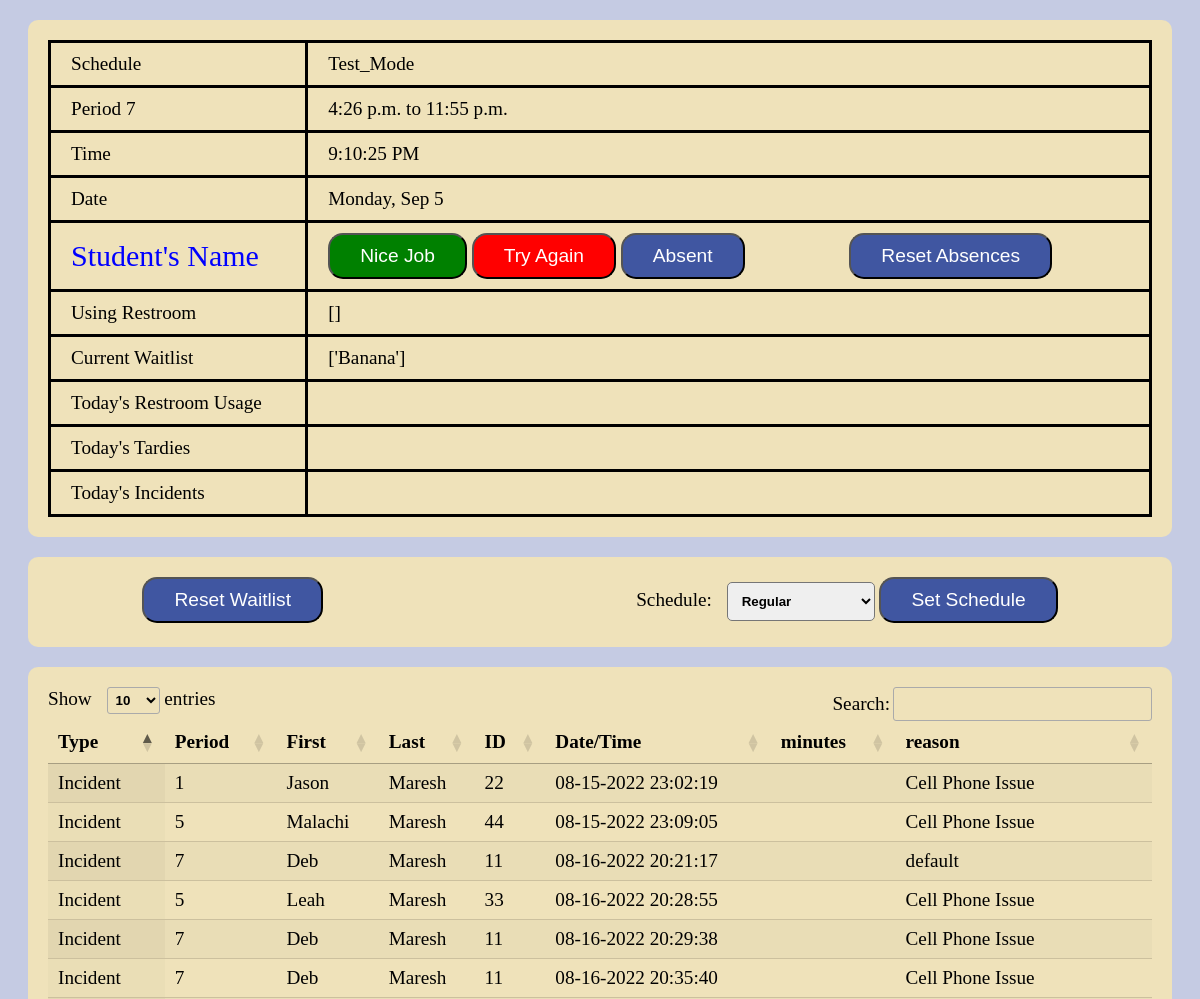
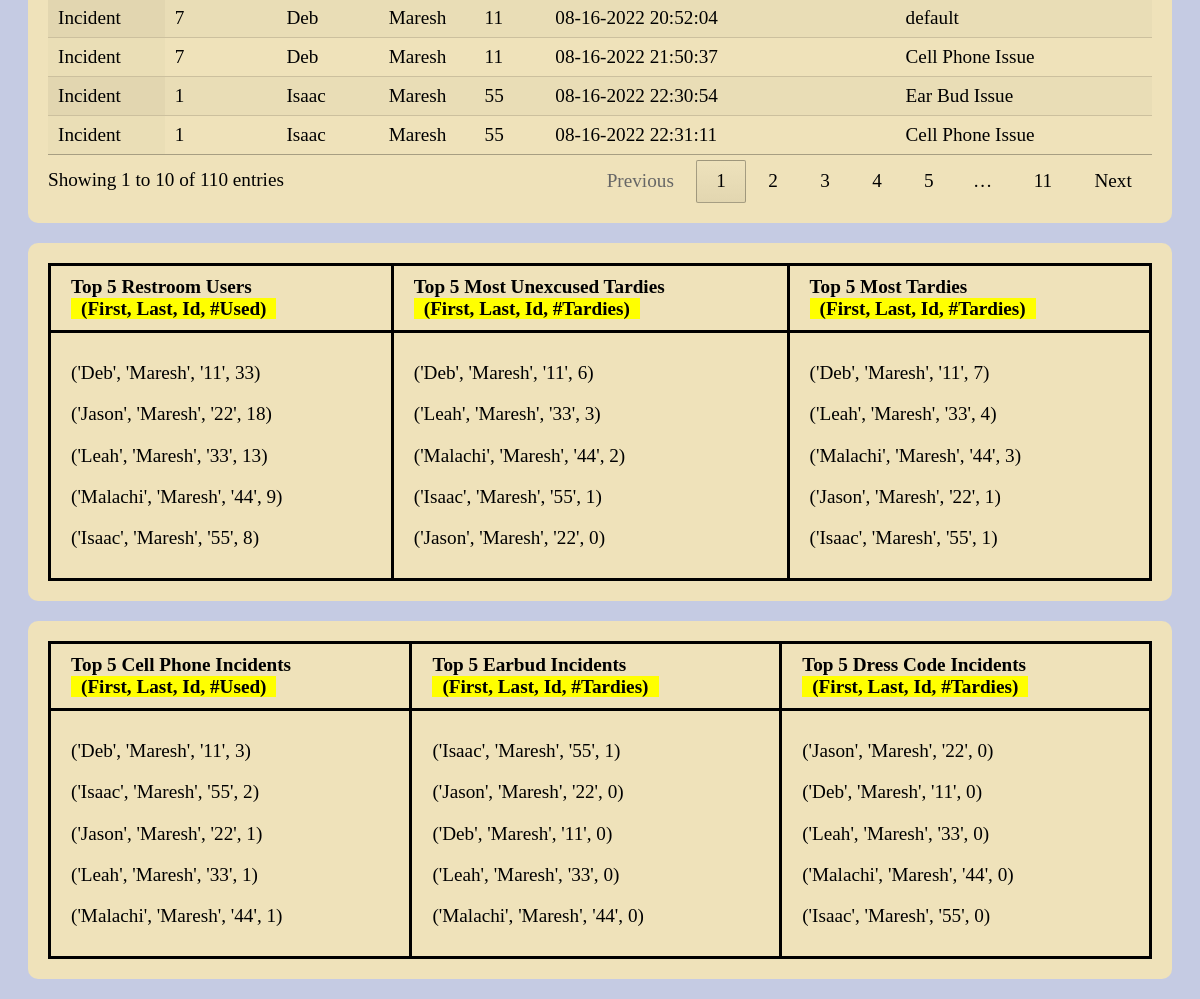
The app's page /dashboard (signed in), older data (2 pictures, top to bottom).
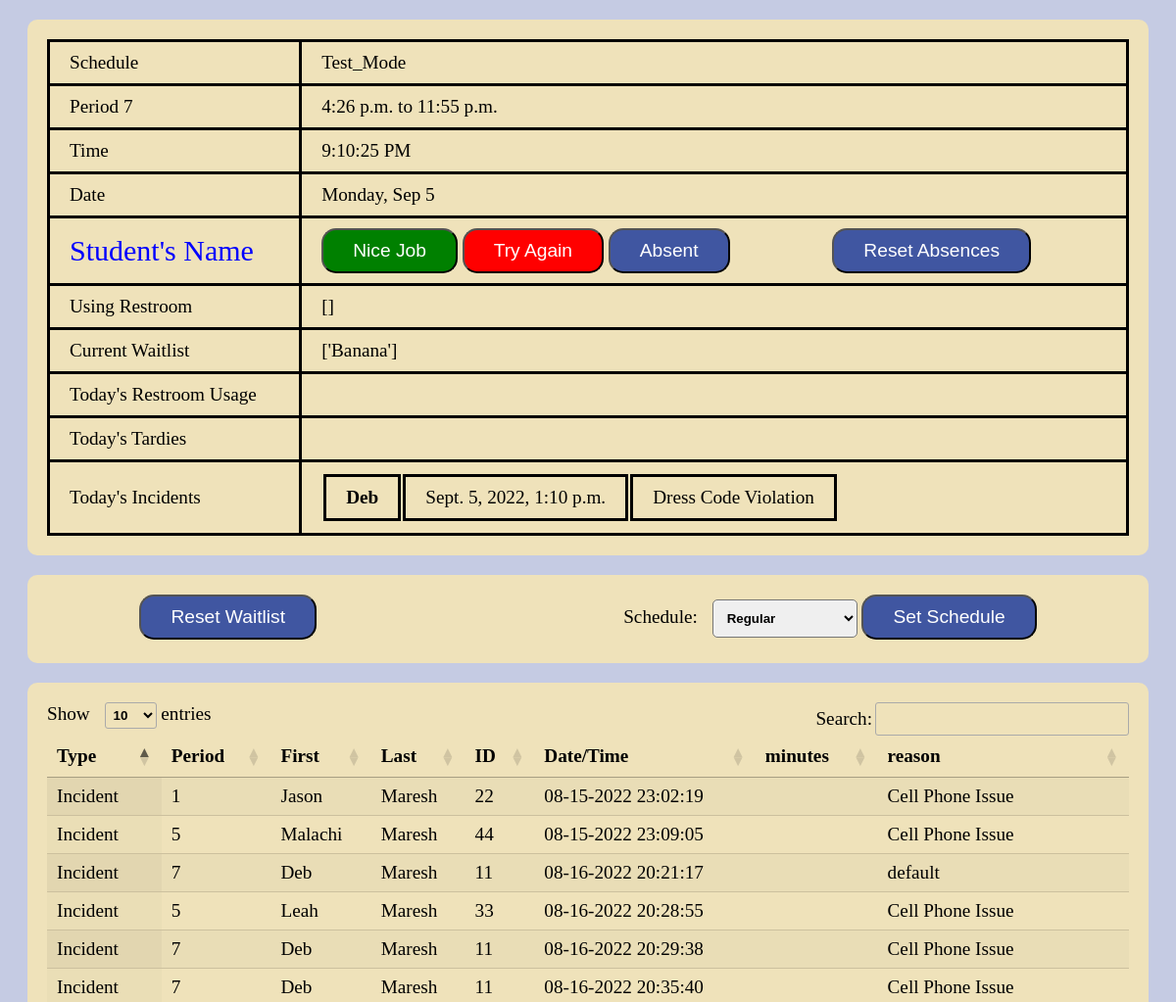
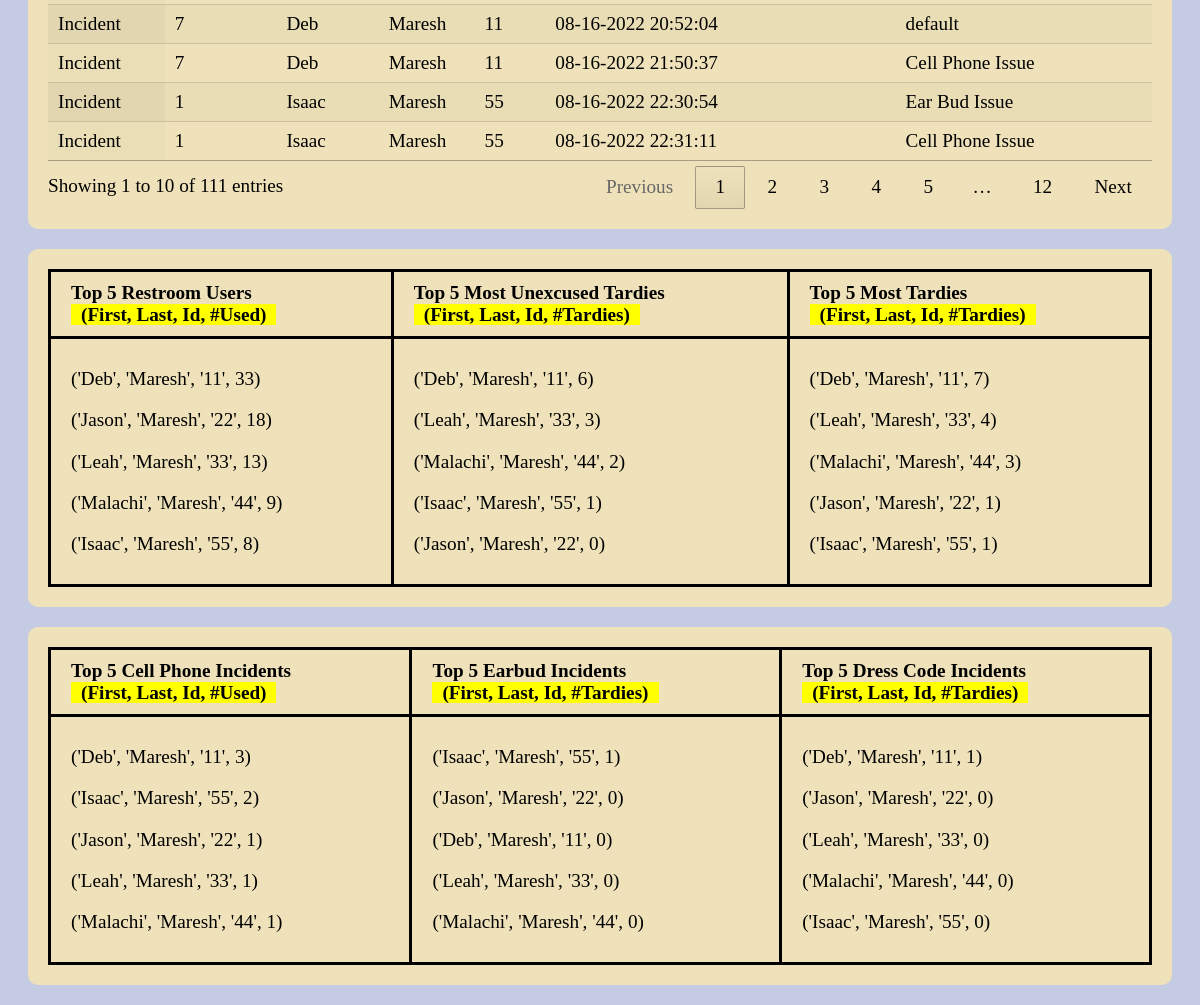
The same page, newer data (2 pictures, top to bottom).
### attendance/models.py (models this page shows)
class Schedule (models.Model):
    id = models.AutoField(primary_key=True)
    schedule_name = models.CharField(max_length=20)
    active = models.BooleanField()
    period_0 = models.CharField(max_length=20)
    period_1 = models.CharField(max_length=20)
    period_2 = models.CharField(max_length=20)
    period_3 = models.CharField(max_length=20)
    period_4 = models.CharField(max_length=20)
    period_5 = models.CharField(max_length=20)
    period_6 = models.CharField(max_length=20)
    period_7 = models.CharField(max_length=20)
    period_8 = models.CharField(max_length=20)

class Incident (models.Model):
    id = models.AutoField(primary_key=True)
    student = models.ForeignKey(Student, on_delete=models.CASCADE, related_name = "studentIncident")
    timestamp = models.DateTimeField(auto_now_add=True)
    reason = models.CharField(max_length=20)

class Student (models.Model):
    id = models.AutoField(primary_key=True)
    first = models.CharField(max_length=20)
    last = models.CharField(max_length=20)
    student_id = models.CharField(max_length=10)
    period = models.CharField(max_length=1)
    exception = models.BooleanField()
    augPass = models.BooleanField(default=True)
    sepPass = models.BooleanField(default=True)
    octPass = models.BooleanField(default=True)
    novPass = models.BooleanField(default=True)
    decPass = models.BooleanField(default=True)
    janPass = models.BooleanField(default=True)
    febPass = models.BooleanField(default=True)
    marPass = models.BooleanField(default=True)
    aprPass = models.BooleanField(default=True)
    mayPass = models.BooleanField(default=True)
    junPass = models.BooleanField(default=True)
    julPass = models.BooleanField(default=True)
    responses = models.IntegerField(default = 0)
    absent = models.BooleanField(default=False)

### attendance/views.py (the view)
# urls.py: path("dashboard", views.dashboard, name="dashboard"),
@login_required
def dashboard(request):
    period = get_current_period()
    start = datetime.strptime(getattr(Schedule.objects.get(active = True), period[0]), '%H:%M:%S').replace(month = datetime.now().month, day = datetime.now().day, year=datetime.now().year)  - timedelta(minutes=7)
    finish = datetime.strptime(getattr(Schedule.objects.get(active = True), period[1]), '%H:%M:%S').replace(month = datetime.now().month, day = datetime.now().day, year=datetime.now().year)
    finish_time = finish - timedelta(minutes=7)
    if period[2] == True:
        finish_time = finish
    start_time = start + timedelta(minutes=7)
    startdate = datetime.today()-timedelta(hours=8)
    records = Bathroom.objects.filter(time_out__gt = startdate).order_by('-time_out')
    tardyRecords = AttendanceRecord.objects.filter(timestamp__gt = startdate).order_by('-timestamp')
    incidentRecords = Incident.objects.filter(timestamp__gt = startdate).order_by('-timestamp')
    numUnexTardies = []
    numTardies = []
    numBath = []
    numPhone = []
    numEarbud = []
    numDressCode = []
    for student in Student.objects.all():
        numUnexTardies.append((student.first, student.last, student.student_id, len(AttendanceRecord.objects.filter(student=student, excused=False))))
        numTardies.append((student.first, student.last, student.student_id, len(AttendanceRecord.objects.filter(student=student))))
        numBath.append((student.first, student.last, student.student_id, len(Bathroom.objects.filter(student=student))))
        numPhone.append((student.first, student.last, student.student_id, len(Incident.objects.filter(student=student, reason = "Cell Phone Issue"))))
        numEarbud.append((student.first, student.last, student.student_id, len(Incident.objects.filter(student=student, reason = "Earbud Issue"))))
        numDressCode.append((student.first, student.last, student.student_id, len(Incident.objects.filter(student=student, reason = "Dress Code Violation"))))
    numUnexTardies = sorted(numUnexTardies, key=lambda i:i[3], reverse=True)
    numTardies = sorted(numTardies, key=lambda i:i[3], reverse=True)
    numBath = sorted(numBath, key=lambda i:i[3], reverse=True)
    numPhone = sorted(numPhone, key=lambda i:i[3], reverse=True)
    numEarbud = sorted(numEarbud, key=lambda i:i[3], reverse=True)
    numDressCode = sorted(numDressCode, key=lambda i:i[3], reverse=True)
    currentWaitlist = []
    for record in Waitlist.objects.all():
        currentWaitlist.append(record.student.first)
    bathDate = {}
    for record in Bathroom.objects.all():
        bathDate[record] = record.time_out.strftime("%m-%d-%Y  %H:%M:%S")
    tardyDate = {}
    for record in AttendanceRecord.objects.all():
        tardyDate[record] = record.timestamp.strftime("%m-%d-%Y  %H:%M:%S")
    incidentDate = {}
    for record in Incident.objects.all():
        incidentDate[record] = record.timestamp.strftime("%m-%d-%Y  %H:%M:%S")
    return render(request, 'dashboard.html',{
        "incidentRecords": incidentRecords,
        "tardyRecords": tardyRecords,
        "numUnexTardies": numUnexTardies[0:5],
        "numTardies": numTardies[0:5],
        "numBath": numBath[0:5],
        "numPhone": numPhone[0:5],
        "numEarbud": numEarbud[0:5],
        "numDressCode": numDressCode[0:5],
        "tardies": AttendanceRecord.objects.all(),
        "bathroom": Bathroom.objects.all(),
        "timeSpent":datetime.now() - start_time > timedelta(minutes = 60),
        "waitlist": currentWaitlist,
        "records": records,
        "startdate":startdate.date,
        "hour": datetime.now().hour,
        "minute": datetime.now().minute,
        "schedule": Schedule.objects.get(active=True).schedule_name,
        "recordz": Record.objects.filter(timestamp__range = [start,finish]),
        "period": get_current_period(),
        "period_number": get_current_period()[0][-1],
        "start": start_time.time,
        "finish": finish_time.time,
        "using_restroom": students_using_restroom(),
        "options": Schedule.objects.all(),
        "bathDate": bathDate,
        "tardyDate": tardyDate,
        "incidentDate": incidentDate
    })

### attendance/views.py (called while the page is built)
def get_current_period():
    now = datetime.now()
    is_max = False
    period = ['period_0', 'period_1', 'period_2', 'period_3', 'period_4', 'period_5', 'period_6', 'period_7', 'period_8']
    for i in range(9):
        then = datetime.strptime(getattr(Schedule.objects.get(active = True), period[i]), '%H:%M:%S').replace(month = datetime.now().month, day = datetime.now().day, year=datetime.now().year)  - timedelta(minutes=7)
        max = datetime.strptime(getattr(Schedule.objects.get(active = True), period[8]), '%H:%M:%S').replace(month = datetime.now().month, day = datetime.now().day, year=datetime.now().year)  - timedelta(minutes=7)
        if now < then:
            if then == max:
                is_max = True
            return [period[i-1], period[i], is_max]
    return ['period_0', 'period_1', is_max]

### attendance/templates/dashboard.html (shortened to what this page needs)
{% extends 'layout.html' %}
{% load static %}
{% block head %}
    <link href="{% static 'dashboard/style.css' %}" rel="stylesheet">
    <link rel="stylesheet" type="text/css" href="https://cdn.datatables.net/1.12.1/css/jquery.dataTables.css">
{% endblock %}
{% block body %}
<div  class="info-container" >
    <table class="info-table">
        <tr>
            <td>Schedule</td>
            <td>{{schedule}}</td>
        </tr>
        <tr>
            <td>Period {{period_number}}</td>
            <td>{{start}} to {{finish}}</td>
        </tr>
        <tr>
            <td>Time</td>
            <td id = "time"></td>
        </tr>
        <tr>
            <td>Date</td>
            <td id = "date"></td>
        </tr>
        <tr>
            <td>
                <span class="student-name">Student's Name</span>
            </td>
            <td>
                <button class = "nice-job" id="ok-response">Nice Job</button>
                <button class = "try-again" id="pick-student">Try Again</button>
                <button class = "absent" id="absent">Absent</button>
                <button class = "reset" id="reset-absences">Reset Absences</button>
            </td>
        </tr>
        <tr>
            <td>Using Restroom </td>
            <td>{{using_restroom}}</td>
        </tr>
        <tr>
            <td>Current Waitlist </td>
            <td>{{waitlist}}</td>
        </tr>
        <tr>
            <td>Today's Restroom Usage</td>
            <td>
            </td>
        </tr>
        <tr>
        <td>Today's Tardies</td>
            <td>
            </td>
        </tr>
        <td>Today's Incidents</td>
        <td>
            <table>
                {% for record in incidentRecords %}
                    <tr>
                        <td><strong>{{record.student.first}}</strong></td>
                        <td> {{record.timestamp}} </td>
                        <td>{{record.reason}}</td>
                    </tr>
                {% endfor %}
            </table>
        </td>
    </table>
</div>
<div class="select">
    <div class="reset-container">
        <button class="bttn choice waitlist" id="reset-button">Reset Waitlist</button>
    </div>
    <div class="schedule-container">
        <form action="{% url 'schedule'%}" method="post">
            <label for="cars">Schedule:</label>
            <select name="schedule">
                {% for schedule in options %}
                    <option value = {{schedule.schedule_name}}>{{schedule.schedule_name}}</option>
                {% endfor %}
            </select>
            <input class="bttn choice schedule" type="submit" value="Set Schedule">
        </form>
    </div>
</div>
<div class="filter-table-container">
    <table id="filter-table" class="display">
        <thead>
            <tr>
                <th>Type</th>
                <th>Period</th>
                <th>First</th>
                <th>Last</th>
                <th>ID</th>
                <th>Date/Time</th>
                <th>minutes</th>
                <th>reason</th>
            </tr>
        </thead>
        <tbody>
            {% for record, date in incidentDate.items %}
            <tr>
                <td>Incident</td>
                <td>{{record.student.period}}</td>
                <td>{{record.student.first}}</td>
                <td>{{record.student.last}}</td>
                <td>{{record.student.student_id}}</td>
                <td>{{date}}</td>
                <td></td>
                <td> {{record.reason}}</td>
            </tr>
            {% endfor %}
        </tbody>
    </table>
</div>
<div class = "top5-container">
    <table class="top5-table">
        <thead>
            <th> Top 5 Restroom Users<br><span>(First, Last, Id, #Used)</span></th>
            <th> Top 5 Most Unexcused Tardies<br><span>(First, Last, Id, #Tardies)</span></th>
            <th> Top 5 Most Tardies<br><span>(First, Last, Id, #Tardies)</span></th>
        </thead>
        <tbody>
            <tr>
                <td>
                    {% for i in numBath%}
                        <p>{{i}}</p>
                    {% endfor %}
                </td>
                <td>
                    {% for i in numUnexTardies%}
                        <p>{{i}}</p>
                    {% endfor %}
                </td>
                <td>
                    {% for i in numTardies%}
                        <p>{{i}}</p>
                    {% endfor %}
                </td>
            </tr>
        </tbody>
    </table>
</div>
<div class="top5-container">
    <table class="top5-table">
        <thead>
            <th> Top 5 Cell Phone Incidents<br><span>(First, Last, Id, #Used)</span></th>
            <th> Top 5 Earbud Incidents<br><span>(First, Last, Id, #Tardies)</span></th>
            <th> Top 5 Dress Code Incidents<br><span>(First, Last, Id, #Tardies)</span></th>
        </thead>
        <tbody>
            <tr>
                <td>
                    {% for i in numPhone%}
                        <p>{{i}}</p>
                    {% endfor %}
                </td>
                <td>
                    {% for i in numEarbud%}
                        <p>{{i}}</p>
                    {% endfor %}
                </td>
                <td>
                    {% for i in numDressCode%}
                        <p>{{i}}</p>
                    {% endfor %}
                </td>
            </tr>
        </tbody>
    </table>
</div>
{% endblock %}

### attendance/templates/layout.html (shortened to what this page needs)
{% load static %}
<!DOCTYPE html>
<html lang="en">
    <head>
        {% block head %}
        {% endblock %}
    </head>
    {% block body %}
    {% endblock%}
</html>

### attendance/static/dashboard/style.css (style rules this page uses)
.info-container { background-color: #EFE2BA; margin: 20px; padding: 20px; border-radius: 10px; }
.info-table { border: solid; border-collapse: collapse; width: 100%; }
.info-table td { border: solid; padding: 10px 20px; }
.select { position: relative; background-color: #EFE2BA; display: flex; margin: 20px; padding: 20px; border-radius: 10px; height: 50px; }
input, button { background-color: #4056A1; font-size: 1em; color: grey; padding: 10px 30px; border-radius: 15px; }
.student-name { color: blue; font-size: 30px; }
.reset { color: white; margin-left: 100px; }
.nice-job { background-color: green; color: white; }
.try-again { background-color: red; color: white; }
.waitlist, .schedule, .absent { color: white; }
select { padding: 10px; border-radius: 5px; font-weight: bold; margin-left: 10px; }
.reset-container { position: absolute; left: 10%; }
.schedule-container { position: absolute; right: 10%; }
.filter-table-container { background-color: #EFE2BA; margin: 20px; padding: 20px; border-radius: 10px; }
.top5-container { background-color: #EFE2BA; margin: 20px; padding: 20px; border-radius: 10px; display: flex; }
.top5-table { border: solid; border-collapse: collapse; width: 100%; }
.top5-table td, .top5-table th { border: solid; padding: 10px 20px; }
.top5-table th { text-align: left; }
.top5-table span { background: yellow; padding: 0 10px; }

Row changes from the older to the newer data that the page shows:
added Incident: student.first "Deb", timestamp "Sept. 5, 2022, 1:10 p.m.", reason "Dress Code Violation"
Text that changed along with them:
text written by a page script: "Show entries Search: Showing 1 to 10 of 110 entries Previous 1 2 3 4 5 … 11 Next" → "Show entries Search: Showing 1 to 10 of 111 entries Previous 1 2 3 4 5 … 12 Next"
new list line: "('Deb', 'Maresh', '11', 1)"
list line gone: "('Deb', 'Maresh', '11', 0)"
